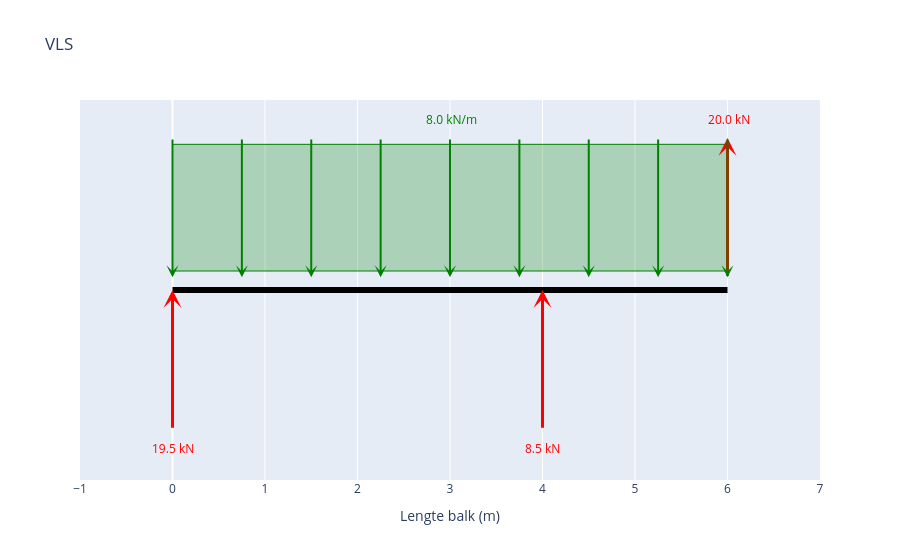

Notebook code cell kept with this figure:
### Markdown cell above
## Vrij-Lichaam-Schema

### Code cell
fig_vls = maak_vls_plotly()
fig_vls.show()

### Figure 1 — Plotly figure (JSON) as saved in the notebook; plotly's stock layout.template omitted (floating-point values rounded to 4 significant figures)
{"data": [{"hoverinfo": "skip", "line": {"color": "black", "width": 6}, "mode": "lines", "type": "scatter", "x": [0, 6], "y": [0, 0]}], "layout": {"annotations": [{"arrowcolor": "red", "arrowhead": 3, "arrowsize": 1, "arrowwidth": 3, "ax": 6, "axref": "x", "ay": 0.1, "ayref": "y", "showarrow": true, "text": "", "x": 6, "xref": "x", "y": 1.2, "yref": "y"}, {"font": {"color": "red"}, "showarrow": false, "text": " 20.0 kN", "x": 6, "y": 1.35}, {"arrowcolor": "green", "arrowhead": 3, "arrowsize": 1, "arrowwidth": 2, "ax": 0, "axref": "x", "ay": 1.2, "ayref": "y", "showarrow": true, "text": "", "x": 0, "xref": "x", "y": 0.1, "yref": "y"}, {"arrowcolor": "green", "arrowhead": 3, "arrowsize": 1, "arrowwidth": 2, "ax": 0.75, "axref": "x", "ay": 1.2, "ayref": "y", "showarrow": true, "text": "", "x": 0.75, "xref": "x", "y": 0.1, "yref": "y"}, {"arrowcolor": "green", "arrowhead": 3, "arrowsize": 1, "arrowwidth": 2, "ax": 1.5, "axref": "x", "ay": 1.2, "ayref": "y", "showarrow": true, "text": "", "x": 1.5, "xref": "x", "y": 0.1, "yref": "y"}, {"arrowcolor": "green", "arrowhead": 3, "arrowsize": 1, "arrowwidth": 2, "ax": 2.25, "axref": "x", "ay": 1.2, "ayref": "y", "showarrow": true, "text": "", "x": 2.25, "xref": "x", "y": 0.1, "yref": "y"}, {"arrowcolor": "green", "arrowhead": 3, "arrowsize": 1, "arrowwidth": 2, "ax": 3, "axref": "x", "ay": 1.2, "ayref": "y", "showarrow": true, "text": "", "x": 3, "xref": "x", "y": 0.1, "yref": "y"}, {"arrowcolor": "green", "arrowhead": 3, "arrowsize": 1, "arrowwidth": 2, "ax": 3.75, "axref": "x", "ay": 1.2, "ayref": "y", "showarrow": true, "text": "", "x": 3.75, "xref": "x", "y": 0.1, "yref": "y"}, {"arrowcolor": "green", "arrowhead": 3, "arrowsize": 1, "arrowwidth": 2, "ax": 4.5, "axref": "x", "ay": 1.2, "ayref": "y", "showarrow": true, "text": "", "x": 4.5, "xref": "x", "y": 0.1, "yref": "y"}, {"arrowcolor": "green", "arrowhead": 3, "arrowsize": 1, "arrowwidth": 2, "ax": 5.25, "axref": "x", "ay": 1.2, "ayref": "y", "showarrow": true, "text": "", "x": 5.25, "xref": "x", "y": 0.1, "yref": "y"}, {"arrowcolor": "green", "arrowhead": 3, "arrowsize": 1, "arrowwidth": 2, "ax": 6, "axref": "x", "ay": 1.2, "ayref": "y", "showarrow": true, "text": "", "x": 6, "xref": "x", "y": 0.1, "yref": "y"}, {"font": {"color": "green"}, "showarrow": false, "text": " 8.0 kN/m", "x": 3, "y": 1.35}, {"arrowcolor": "red", "arrowhead": 3, "arrowsize": 1, "arrowwidth": 3, "ax": 0, "axref": "x", "ay": -1.1, "ayref": "y", "showarrow": true, "text": "", "x": 0, "xref": "x", "y": 0, "yref": "y"}, {"font": {"color": "red"}, "showarrow": false, "text": "19.5 kN", "x": 0, "y": -1.25}, {"arrowcolor": "red", "arrowhead": 3, "arrowsize": 1, "arrowwidth": 3, "ax": 4, "axref": "x", "ay": -1.1, "ayref": "y", "showarrow": true, "text": "", "x": 4, "xref": "x", "y": 0, "yref": "y"}, {"font": {"color": "red"}, "showarrow": false, "text": "8.5 kN", "x": 4, "y": -1.25}], "autosize": true, "shapes": [{"fillcolor": "rgba(0,128,0,0.25)", "line": {"color": "green", "width": 1}, "type": "rect", "x0": 0, "x1": 6, "y0": 0.15, "y1": 1.15}], "showlegend": false, "title": {"text": "VLS"}, "xaxis": {"autorange": false, "dtick": 1, "range": [-1, 7], "title": {"text": "Lengte balk (m)"}, "type": "linear"}, "yaxis": {"autorange": false, "range": [-1.5, 1.5], "showgrid": false, "showticklabels": false, "title": {}, "type": "linear", "zeroline": false}}}
